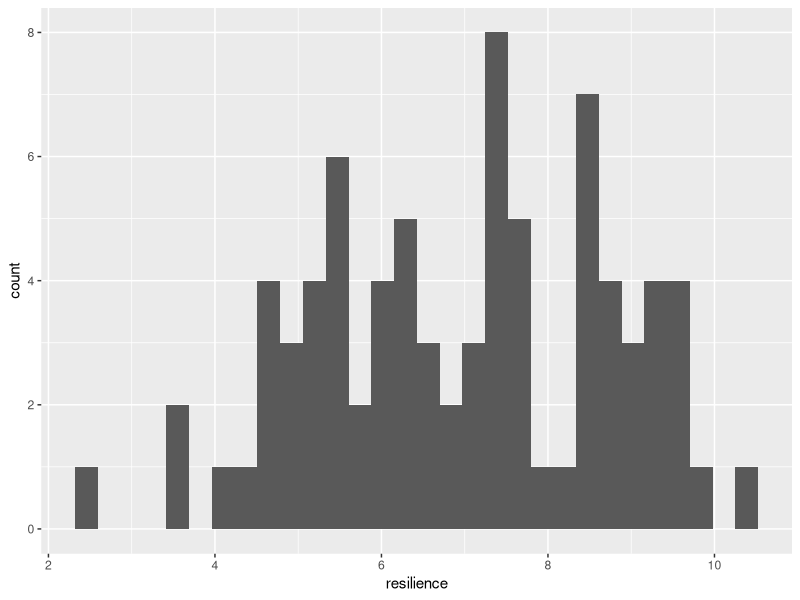
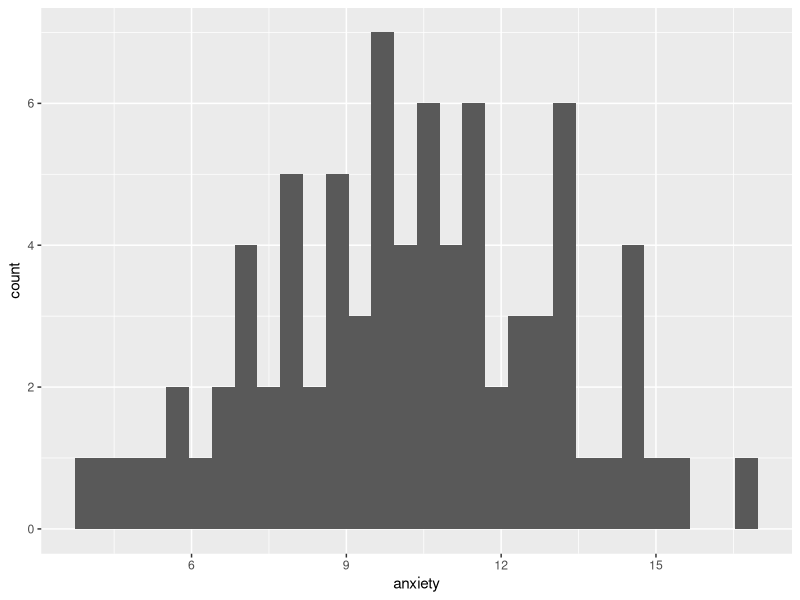
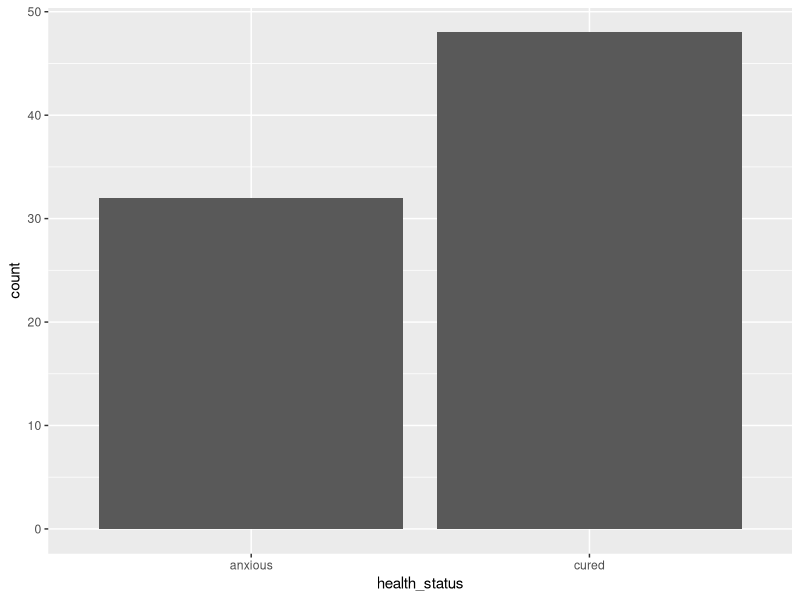
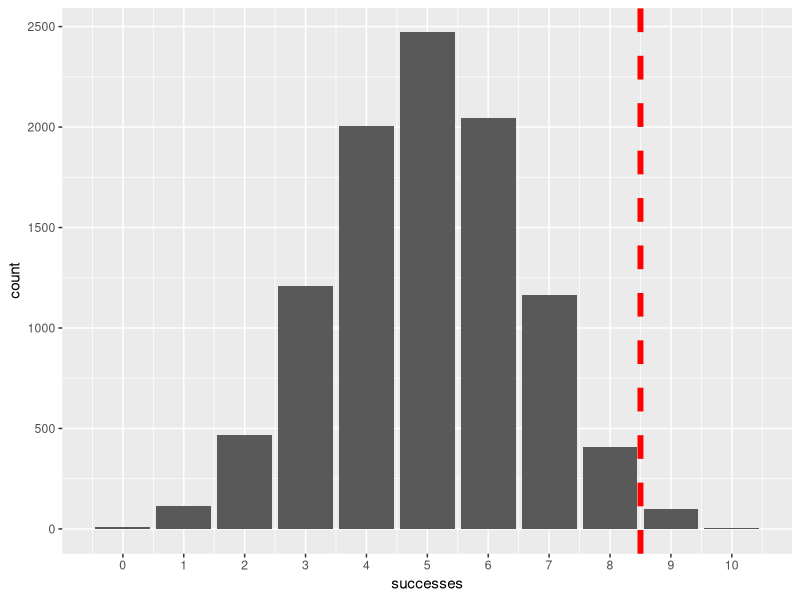
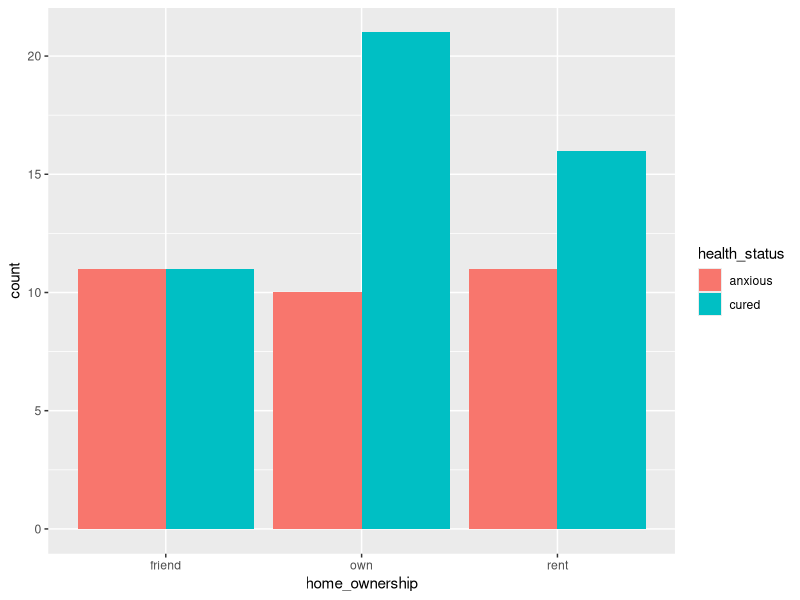
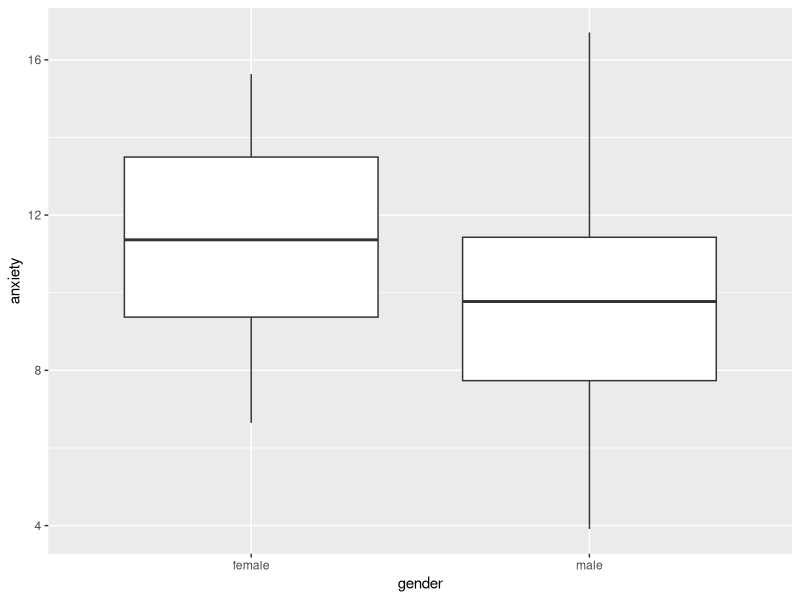
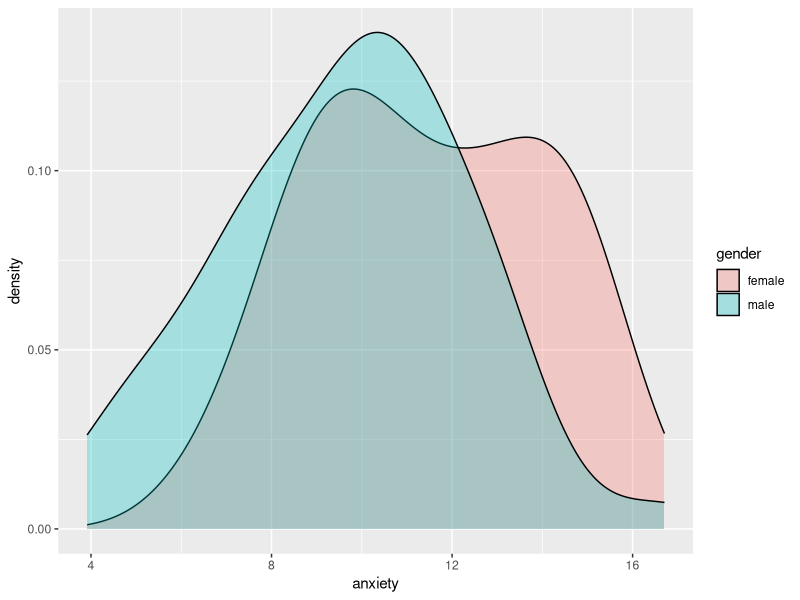
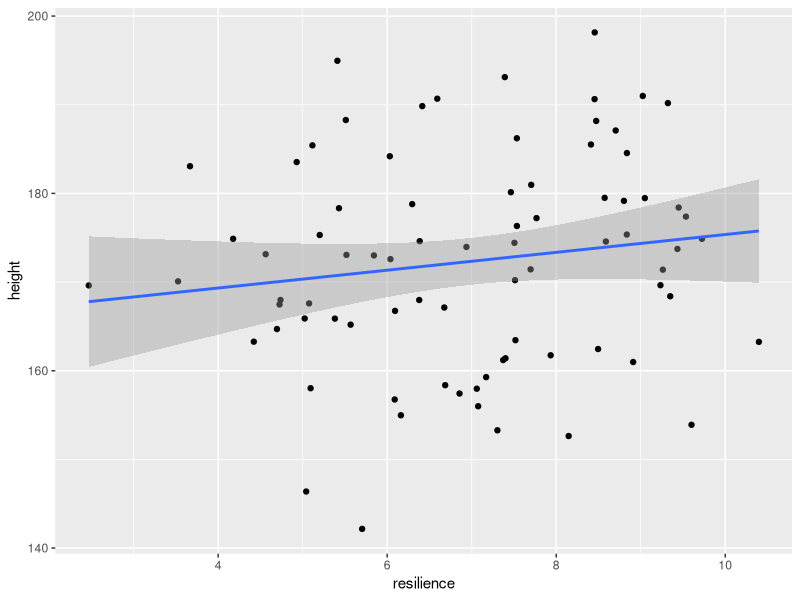

Here is the R script that generated these plots, in order:
# ---	
# title: "Seminar_5"	
# author: "Zoltan Kekecs"	
# date: "9 oktober 2019"	
# output: html_document	
# ---	


	


# # Ket valtozo kapcsolatanak vizsgalata, statisztikai inferencia	

# ## Az ora celja	

# Az ora celja hogy megismerkedjunk a statisztikai inferencia alapjaival ket valtozo kapcsolatanak elemzesen keresztul.	

# ## Package-ek betoltese	


if (!require("tidyverse")) install.packages("tidyverse")	
library(tidyverse) # for dplyr and ggplot2	


# ## Adatgeneralas az orahoz	

# Az alabbi kod adatokat general a szamunkra. Az adatgeneralashoz hasznlalt kod megertese ezen a szinten meg nem szukseges. 	


n_per_group = 40	
	
base_height_mean = 164	
base_height_sd = 10	
base_anxiety_mean = 18	
base_anxiety_sd = 2	
resilience_mean = 7	
resilience_sd = 2	
	
treatment_effect = - 3	
resilience_effect = - 0.8	
	
gender_bias = 0.7	
gender_effect = - 1	
gender_effect_on_height = 12	
	
	
treatment <- rep(c(1, 0), each = n_per_group)	
set.seed(1)	
	
gender_num <- rbinom(n = n_per_group * 2, size = 1, prob = 0.7)	
gender <- NA	
gender[gender_num == 0] = "female"	
gender[gender_num == 1] = "male"	
	
set.seed(2)	
home_ownership <- sample(c("own", "rent", "friend"), n_per_group * 2, replace = T)	
	
set.seed(3)	
resilience <- rnorm(mean = resilience_mean, sd = resilience_sd, n = n_per_group*2)	
	
set.seed(6)	
anxiety_base <- rnorm(mean = base_anxiety_mean, sd = base_anxiety_sd, n = n_per_group*2)	
anxiety <- anxiety_base + treatment * treatment_effect + resilience * resilience_effect + gender_num * gender_effect	
participant_ID <- paste0("ID_", 1:(n_per_group*2))	
	
set.seed(5)	
height_base <- rnorm(mean = base_height_mean, sd = base_height_sd, n = n_per_group*2)	
height <- height_base + gender_num * gender_effect_on_height	
	
	
group <- rep(NA, n_per_group*2)	
group[treatment == 0] = "control"	
group[treatment == 1] = "treatment"	
	
health_status <- rep(NA, n_per_group*2)	
health_status[anxiety < 11] = "cured"	
health_status[anxiety >= 11] = "anxious"	
	
data <- data.frame(participant_ID)	
data = cbind(data, gender, group, resilience, anxiety, health_status, home_ownership, height)	
data = as_tibble(data)	
	
data = data %>% 	
  mutate(gender = factor(gender))	
	
data = data %>% 	
  mutate(group = factor(group))	
	
data = data %>% 	
  mutate(health_status = factor(health_status))	
	
data = data %>% 	
  mutate(home_ownership = factor(home_ownership))	
	
data	
	
cor(height_base, resilience)	
	



# ## Adatellenorzes	

# Mint mindig, elemzes elott ellenorizzuk, hogy az adattal minden rendben van-e!	

# Lathatjuk, hogy 5 valtozo van az adattablaban. 	

# - participant_ID - reszvevo azonositoja	
# - group - csoporttagsag, ez egy faktor valtozo aminek ket szintje van: "treatment" (kezelt csoport), es "control" (kontrol csoport). A "treatment" csoport kapott kezelest, mig a "control" csoport nem kapott kezelest.	
# - resilience - reziliancia: a nehezsegekkel valo megkuzdes kepessege, ez egy szemlyes kepesseg, olyasmi mint a szemelyisegvonasok	
# - anxiety - szorongas szint	
# - health_status - a klinikai kriteriumok alapjan szorongonak vagy gyogyultnak tekintheto a szemely 	

# Mondjuk hogy az adatok egy randomizalt kontrollalt klinikai kutatas eredmenyeibol szarmaznak, ahol a pszichoterapia hatekonysagat teszteltek. Olyan szemelyeket vontak be a kutatasba, akik egy hurrikan aldozatai voltak, es szorongassal kuszkodtek. A szemelyeknel felmertek a reziliancia szintjet, majd veletlenszeruen osztottak a szemelyeket egy kezelesi vagy egy kontrol csoportba. Ezt kovetoen a kezelesi csoport pszichoterapiat kapott 6 heten keresztul heti egyszer, mig a kontrol csoport nem kapott kezelest. A vizsgalat vegen megmertek a szemelyek szorongasszintjet, es a klinikai kriteriumok alapjan meghataroztak, hogy a szemely gyogyulnak, vagy szorongonak szamit-e.	




data	
	
data %>% 	
  summary()	
	
data %>% 	
  ggplot() +	
    aes(x = resilience) +	
    geom_histogram()	
	
data %>% 	
  ggplot() +	
    aes(x = anxiety) +	
    geom_histogram()	
	
data %>% 	
  ggplot() +	
    aes(x = health_status) +	
    geom_bar()	
	
set.seed(Sys.time())	


# ## Hipotezisek	

# Vizsgaljuk meg kutatasban szereplo valtozok osszefuggeset a hipotezisek menten.	

# Erre eloszor feltaro elemzest hasznalunk.	

# A kutatas hipotezise a kovetkezok voltak:	

# 1. Tobb a ferfi mint a no ebben a klinikai mintaban (**gender** vs. 50%).	
# 2. A pszichoterapiat kapo csoportban a terapia utan kevesebb lesz a klinikai kriteriumok alapjan szorongonak szamito szemely (**health_status** vs. **group**)	
# 3. A terapias csoportban alacsonyabb lesz a szorongas atlaga a kutatas vegere mint a kontrol csoportban (**anxiety** vs. **group**)	
# 4. A reziliancia es a kutatas vegen mert szorongasszint negativ osszefuggest fog mutatni (vagyis aki reziliensebb, annal alacsonyabb szorongasszintet fognak merni a kutatas vegen)  (**anxiety** vs. **resilience**)	


# ## Hipotezisteszteles	

# A statisztikai inferencia, es hipotezis teszteles soran az a celunk, hogy megallapitsuk, letezik-e egy bizonyos hatas vagy kapcsolat. De ezt a **null-hipotezis szignifikancia teszteles (NHST)** soran egy forditott logikaval tesszuk: azt allapitjuk meg, hogy mekkora a valoszinusege hogy az altalunk megfigyelt eredmenyt (vagy annal meg extremebb eredmenyt) kapjunk, amennyiben a null-hipotezis igaz.	

# Egy egyszeru pelda: az a sejtesem, hogy egy penzerme cinkelt, megpedig ugy hogy nagy valoszinuseggel fej legyen az eredmeny amikor feldobjuk. Ebben az esetben a null-hipotezisem az, hogy az erme nem cinkelt, vagyis ugyan akkora a valoszinusege fejet es irast kapni eredmenykent, ha feldobjuk.	

# - H1: cinkelt erme	
# - H0: nem cinkelt erme	

# Tegyuk fel hogy 10-szer feldobjuk az ermet, es 9-szer fejet dobunk. Mekkora a valoszinusege, hogy az erme cinkelt? Ezt nem tudjuk megmondani. Tobbek kozott azert sem mert nem tudjuk, mennyire lehet cinkelve. Viszont azt meg tudjuk mondani, hogy mekkora a valoszinusege, hogy ezt az eredmenyt kapnank, ha az erme **NINCS** cinkelve.	

# Annak a valoszinusege, hogy legalabb 9-szer (vagy tobbszor) fejet dobok 10 dobasbol egy nem cinkelt ermevel, p = 0.0107 (nagyjabol 1%). 	


	
probability_of_heads_if_H0_is_true <- 0.5	
	
heads <- 9	
total_flips <- 10	
probability_of_result = 1-pbinom(heads-1, total_flips, probability_of_heads_if_H0_is_true)	
	
probability_of_result	



# Ez a valoszinuseg maskepp leforditva azt jelenti, hogy ha ugyan ezt a kiserletet 100 szor megismetelnenk (mindegyikben 10 dobassal), akkor a 100 kiserletbol csak atlagosan 1-szer varnanak, hogy 9 vagy tobb fejet kapjunk. 	

# Ezt le is ellenorizhetjuk, ha randomizalunk mondjuk 10.000 hasonlo kiserletet az rbinom() funkcioval. Az abran lathato hogy csak a kiserletek igen kis szazalekaban kaptunk 9 vagy tobb "sikert". 	


successes = rbinom(n = 10000, size = 10, prob = 0.5)	
random_flips = data.frame(successes)	
	
library(ggplot2)	
	
ggplot(data = random_flips) +	
  aes(x = successes) +	
  geom_bar()+	
  scale_x_continuous(breaks = 0:10)+	
  geom_vline(xintercept = 8.5, col = "red", linetype = "dashed", size = 2)	
	
	


# Vagyis ez egy eleg meglepo (bar nem lehetetlen) eredmeny, ha az erme nem lenne cinkelve. Amikor NHST-t csinalunk, ez alapjan hozzuk meg a dontesunket arrol, hogy **elvetjuk-e** a null-hipotezist, vagy, kello bizonyitek hijan **megtartjuk** azt.	

# A pszichologiaban altalaban **p < 0.5** hatarerteket hasznalunk a donteshozasban, vagyis ha egy olyan meglepo eredmenyt figyelunk meg, aminek a valoszinusege kisebb mint 5% ha a null-hipotezis igaz, akkor elvetjuk a null-hipotezist. Vagyis a fenti eredmeny eseten elvethetnek a hull-hipotezist, mert a megfigyelt eredmeny vagy annal extremebb eredmeny valosinusege 1% (p = 0.01), ami kisebb mint 5% (p < 0.05).	


# ## Statisztikai tesztek	

# A megfigyeles valoszinuseget a null-hipotezis helyesseget feltetelezve altalaban egy statisztikai teszt mondja meg nekunk. Ezen az oran negy statisztikai tesztet fogunk megismerni.	

# - binomialis teszt	
# - khi-negyzet teszt	
# - korrelacios teszt	
# - t-teszt	

# ### binomialis teszt	

# A fenti hipotezist pl. tesztelhetjuk a **binomialis teszttel**, aminek R-ben binom.test() a funkcioja. Az x helyere a megfigyelt "celmegfigyelesek" vagy "sikerek" szamat (a mi esetunkben a fejek szamat), az n helyere az osszes megfigyeles szamat, a p helyere pedig a null-hipotezes helyesseget feltetelezve a "celmegfigyelesek" eleresenek valoszinuseget kell beirni. Ezt valoszinusegkent kell megadni, ami 0 es 1 kozotti szam (0 = 0% esely, 1 = 100% esely)	


	
binom.test(x = heads, n = total_flips, p = probability_of_heads_if_H0_is_true, alternative = "greater")	
	


# Ennek a tesztnek az eredmenye a kovetkezot mutat:	

# - p-value: p-ertek, annak a valoszinusege, hogy az altalunk megfigyelt, vagy extremebb eredmenyt kapunk, feltetelezve hogy a null-hipotezis helyes. Altalaban ha ez az ertek 0.05 alatti, akkor elvetjuk a null-hipotezist.	
# - alternative hypothesis: Itt irja le, hogy mi volt a H1, ami a mi esetunkben az volt, hogy a fej valoszinusege nagyobb mint 0.5 (50%). Ez egyben azt is jelenti, hogy a null-hipotezisunk az volt, hogy a fej valoszinusege 0.5 VAGY KISEBB.	
# - 95 percent confidence interval (vagy roviden 95% CI): a 95%-os konfidencia intervallum. Ez azt jelenti, hogy ha a kiserletet sokszor megismeteljuk es ugyan igy kiszamoljuk a konfidencia intervallumot minden kiserletnel, az igy kapott konfidencia intervallumok 95%-a tartalmazni fogja a valos hatasmeretet (ami a mi esetunkben a "siker" valoszinusege). Fontos, hogy nem tudjuk, hogy a mi kiserletunkban a konfidencia intervallum tartalmazza-e a valos hatasmeretet.	
# - sample estimates: A "siker" ("celmegfigyeles", a mi esetunkben a fej) valoszinusegenek becsult merteke a populacioban a megfigyelt valoszinuseg alapjan. Ez egy pontbecsles, ami mindig megegyezik a megfigyelt valoszinuseggel.	


# Arrol hogy az eredmenyt hogy irhatjuk le, lasd az orai anyag pdf valtozatat

# *________________________________*	

# *Gyakorlas*	

# Teszteld a hipotezist, hogy "Tobb a ferfi mint a no ebben a klinikai mintaban" (**gender** valtozo)	

# - Ezt ugyan ugy teheted meg, mint a fenti peldaban, hiszen a null-hipotezis az, hogy a ferfiak ("male") elvart valoszinusege 50% vagy kevesebb (p = 0.5). Szoval a ferfiak ekvivalensek a "fejekkel" a penzfeldobasos peldaban.	
# - Meg kell hataroznod a ferfiak szamat a mintaban, es a teljes mintaelemszamot, hogy ki todd tolteni a binom.test() fuggveny parametereit.	
# - Ez utan vegezd el a tesztet	
# - Es ird le a fentiek szerint az eredmenyeket.	


# *________________________________*	


# ## Ket kategorikus valtozo kapcsolata: Khi-negyzet proba (Chi-squared test)	

# A Khi-negyzet proba ket kategorikus valtozo kapcsolatat hivatott megvizsgalni.	

# Peldaul megvizsgalhatjuk, hogy van-e kapcsolat abban, hogy a szemelyek lakhatasi helyzete (**home_ownership**) es a kozott, hogy a kutatas vegen az egyes szemelyek meggyogyultak-e (**health_status**).	

# Eloszor feltaro elemzest vegzunk:	

# - tablazatot rajzolunk a ket valtozo kapcsolatarol	
# - abrat keszitunk (pl. geom_bar)	


	
table(data$home_ownership, data$health_status)	
	
data %>% 	
  ggplot() +	
    aes(x = home_ownership, fill = health_status) +	
    geom_bar(position = "dodge")	
	


# Ez utan elvegezzuk a Khi-negyzet probat. Ehhez eloszor keszitenunk kell egy tablazatot a ket valtozo kapcsolatarol, amit egy uj objektumban elmentunk.	

# A Khi-negyzet proba azt a null-hipotezist teszteli, hogy a csoportokban ugyan olyan a masik kategorikus valtozo eloszlasa (vagyis a mi esetunkben a null hipotezis hogy ugyan olyan aranyban gyogyulnak meg akik baratnal laknak, akiknak sajat lakasuk van, es akik berlik a lakast).	


	
ownership_health_status_table = table(data$home_ownership, data$health_status)	
ownership_health_status_table	
	
chisq.test(ownership_health_status_table)	
	


# Arrol hogy az eredmenyt hogy irhatjuk le, lasd az orai anyag pdf valtozatat




# *________________________________*	

# *Gyakorlas*	

# Teszteld a 2. hipotezist, hogy "A pszichoterapiat kapo csoportban a terapia utan kevesebb lesz a klinikai kriteriumok alapjan szorongonak szamito szemely" (**health_status** vs. **group**)	

# - Ezt ugyan ugy teheted meg, mint a fenti peldaban, hiszen a null-hipotezis az, hogy nincs kulonbseg a csoporttagsag szerint (treatment vs. control) abban hogy milyen aranyban gyogyultak meg a kutatas vegere.	
# - Eloszor vegezzunk egy feltaro elemzest egy tablazattal a ket valtozo kapcsolatarol a table() funkcioval es egy abraval (mondjuk geom_bar() hasznalataval) 	
# - A tablazatot mentsd el egy uj objektumba	
# - Ez utan vegezd el a tesztet, chisq.test()	
# - Es ird le a fentiek szerint az eredmenyeket.	


# *________________________________*	


# ## Egy numerikus valtozo atlaganak kolunbsege csoportok kozott: anova es t-teszt	

# Tesztelhetjuk peldaul, hogy van-e kulonbseg a nemek kozott (**gender**) a kutatas vegen mert szorongas szintjeben (**anxiety**).	

# Eloszor szokas szerint feltaro elemzest vegzunk atlagok csoportonkenti osszehasonlitasaval es abraval. Erre pl. remek a geom_boxplot() es a geom_density()	


	
summary = data %>% 	
  group_by(gender) %>% 	
    summarize(mean = mean(anxiety), sd = sd(anxiety))	
summary	
	
data %>% 	
  ggplot() +	
    aes(x = gender, y = anxiety) +	
    geom_boxplot()	
	
data %>% 	
  ggplot() +	
    aes(x = anxiety, fill = gender) +	
    geom_density(alpha = 0.3)	
	
	


# Lathatjuk a feltaro elemzes alapjan, hogy a nok szorongasszintje nagyobb valamivel mint a ferfiake atlagosan. Most nezzuk meg, ez a kulonbseg statisztikailag szignifikans-e.	

# Arra, hogy meghatarozzuk van-e kulonbseg ket csoport kozott valamilyen numerikus valtozo atlagaban, hasznalhatjuk a t-tesztet, t.test().	


	
t_test_results = t.test(anxiety ~ gender, data = data)	
t_test_results	
	
mean_dif = summary %>% 	
    summarize(mean_dif = mean[1] - mean[2])	
mean_dif	
	


# Arrol hogy az eredmenyt hogy irhatjuk le, lasd az orai anyag pdf valtozatat

# Ha egy kategorikus valtozon belul tobb csoportunk is van, hasznalhatjuk az egyszempontos ANOVA-t (one-way ANOVA) az aov() funkcioval a t.test() helyett. A formula amit be kell irni ugyan ugy nez ki, mint a t-teszt eseten.	

# Mondjuk alabb azt teszteljuk hogy van-e kulonbseg a lakhatasi helyzet csoportjai kozott a szorongasszintben. Itt valojaban azt teszteljuk, hogy paronkent akarmelyik csoport kozott van-e szignifikans kulonsbeg.	


	
ANOVA_result = aov(anxiety ~ home_ownership, data = data)	
summary(ANOVA_result)	
	


# Arrol hogy az eredmenyt hogy irhatjuk le, lasd az orai anyag pdf valtozatat

# Alabb lathato, hogyan produkalnank a megfelelo tablazatot a szorongas atlagaval home_ownership csoportok szerint.	


	
summary_home_ownership_vs_anxiety = data %>% 	
  group_by(home_ownership) %>% 	
    summarize(mean = mean(anxiety), sd = sd(anxiety))	
summary_home_ownership_vs_anxiety	


# ### Egyoldalu vs. ketoldalu tesztek	

# Fontos, hogy ha van elozetes elkepzelesunk a hipotezisalkotaskor arrol, hogy milyen iranyu lesz a hatas, akkor egy-oldalu (one-sided) tesztet kell hasznalnunk az alapertelmezett ket-oldalu teszt helyett.	

# Peldaul tegyuk fel hogy amikor a hipotezisunket meghataroztuk (idealis esetben ez meg az adatgyujtes elott megtortenik), ugy gondoltuk, hogy a noknek magasabb lesz a szorongasszintjuk, mint a ferfiaknak. Ezt az alternative = "greater" parameterrel hatarozhatjuk meg.	

# Ha osszehasonlitjuk ezt az eredmenyt a korabbi t-teszt eredmenyevel, eszrevehetjuk hogy minden szam valtozatlan maradt, kiveve a p-erteket, ami pontosan felere csokkent, es a 95%-os konfidencia intervallumot, aminek a felso hatara most egy vegtelen nagy szam (inf).	

# A p-ertek azert felezodott meg, mert azzal, hogy meghataroztuk, melyik iranyban fog a ket csoport kulonbozni egymastol fele akkora lett az eselye hogy a most megfigyelt, vagy annal nagyobb kulonbseget kapunk a null-hipotezis helyesseget feltetelezve. Vagyis amikor tudjuk, milyen iranyu hatast varunk el, mindig erdemes egy-oldalu tesztet alkalmazni, mert ezzel no a statisztikai eronk.	

# Az egyoldalu tesztek eseten amikor az a hipotezisunk, hogy a referencia-csoport atlaga magasabb lesz, (alternative = "greater"), akkor a konfidencia intervallumnak csak az also hatarat szamoljuk ki. Ezert irja a teszt eredmenye hogy a 95% CI 1.11, Inf, vagyis felfele a vegtelesegig tart a konfidencia intervallum.	


	
t_test_results_one_sided = t.test(anxiety ~ gender, data = data, alternative = "greater")	
t_test_results_one_sided	
	


# Arrol hogy az eredmenyt hogy irhatjuk le, lasd az orai anyag pdf valtozatat


# Nezzuk meg, mi tortenne, ha azt tippeltuk volna a hipotezisalkotaskor, hogy a noknek alacosnyabb lesz a szorongasszintjuk. Ezt ugy hatarozhatjuk meg, hogy a t.test() funkcioban alternative = "less" parametert allitunk be.	

# A p-ertek itt majdnem eleri az 1-et, vagyis nagyon nagy a valoszinusege, hogy a null-hipotezis helyesseget feltetelezve ilyen, vagy ennel extremebb kulonbseget figyelunk meg. Nem is csoda, hiszen a null hipotezisunk itt az hogy a nok szorongasanak atlaga nem fog kulonbozni, vagy nagyobb lesz mint a ferfiake, es azt tapasztaltuk, hogy valoban nagyobb volt, vagyis a megfigyeles egyaltalan nem segit abban, hogy elutasitsuk a null-hipotezist. 	



	
t_test_results_one_sided = t.test(anxiety ~ gender, data = data, alternative = "less")	
t_test_results_one_sided	
	


# Azt is erdemes megjegyezni, hogy a "greater" es a "less" minding a kategorikus valtozo referencia-szintjere vonatkozik. Ha ezt nem allitottuk be maskepp, pl. a factor (levels = ) funkcioval, akkor a referencia-szint az ABC sorrendben elorebb levo szint lesz. A fenti esetben a ket szint a "female" es a "male", amik kozul a "female" jon elobb ABC sorrendben. Ha azt tippeltuk volna, hogy az lenne a hipotezisunk, hogy a ferfiak ("male") szorongasszintje lesz magasabb, akkor alternative = "less"-t kellene beallitanunk, mert ezzel egyben azt tippeljuk, hogy a referenciaszint ("felame") atalaga lesz az alacsonyabb. Vagy at kellene allitani a referenciaszintet. 	



# *________________________________*	

# *Gyakorlas*	

# Teszteld a 3. hipotezist, hogy "A terapias csoportban alacsonyabb lesz a szorongas atlaga a kutatas vegere mint a kontrol csoportban" (**anxiety** vs. **group**)	

# - Eloszor vegezzunk egy feltaro elemzest egy tablazattal a ket valtozo kapcsolatarol a summarize(mean(), sd()) funkciokkal, es keszitsunk abrat, mondjuk geom_boxplot() segitsegevel.	
# - egy- vagy ketoldalu tesztet kell alkalmaznunk? (gondolj arra, hogy a hipotezisunkben megjosoljuk-e a hatas vagy kulonbseg iranyat vagy sem)	
# - Mi a null-hipotezis ebben az esetben?	
# - Melyik tesztet erdemes hasznalni, az egyvaltozos ANOVA-t, vagy a t-tesztet? (gondolj arra, hogy hany csoport (szint) van a kategorikus valtozon belul)	
# - Ez utan vegezd el a tesztet	
# - Es ird le a fentiek szerint az eredmenyeket.	


# *________________________________*	

# ## Ket numerikus valtozo kozotti kapcsolat, korrelacio, cor.test()	

# Vizsgaljuk meg, van-e egyuttjaras a reziliencia (**resilience**) es a magassag (**height**) kozott.	

# Eloszor vegezzunk feltaro elemzest a korrelacios egyutthato kiszamitasaval, es egy pontdiagrammal. Hasznaljunk geom_point() es geom_smooth() geomokat egyszerre, es hasznaljuk az "lm" modszert a trendvonal megrajzolasara.	


	
data %>% 	
  select(resilience, height) %>% 	
    cor()	
	
data %>% 	
  ggplot() +	
    aes(x = resilience, y = height) +	
      geom_point() +	
      geom_smooth(method = "lm")	
	


# A ket valtozo fuggetlennek tunik egymastol a feltaro elemzes alapjan, de elkepzelheto, hogy a hatas, barmilyen kicsit is, megis statisztikailag szignifikans, szoval vegezzuk el a statisztikai tesztet is.	

# Ezt a pearson korrelacios teszt segitsegevel tehetjuk meg, cor.test() a kovetkezo keppen:	


	
correlation_result = cor.test(resilience, height, data = data)	
correlation_result	
	


# Arrol hogy az eredmenyt hogy irhatjuk le, lasd az orai anyag pdf valtozatat

# Hasonloan a t-teszthez, a korrelacios teszt eseteben is erdemes egyoldalu tesztet hasznalni amikor a hipotezisunk megmondja a kapcsolat iranyat is, nem csak azt, hogy van kapcsolat a ket valtozo kozott.	

# Peldaul feltetelezzuk, hogy a ket valtozo kozotti kapcsolat pozitiv lesz. Vagyis egy ember minel magasabb, annal magasabb a rezilienciaja. Ezt ugy adhatjuk meg a statisztikai teszt specifikaciojakor, hogy a formulahoz hozzatesszuk az alternative = "greater" parametert. Ha az eredmenyt osszehasonlitjuk az elozo korrelacios teszt eredmenyevel, lathatjuk, hogy a p-ertek is megvalozott. A konfidencia intervallumnak itt is csak az also hatara erdekes, a felso hatara a leeheto legmagasabb erteket veszi fel ilyenkor, ami a korrelacional 1.	


	
correlation_result_greater = cor.test(resilience, height, data = data, alternative = "greater")	
correlation_result_greater	
	




# *________________________________*	

# *Gyakorlas*	

# Teszteld a 4. hipotezist, hogy "A reziliancia es a kutatas vegen mert szorongasszint negativ osszefuggest fog mutatni (vagyis aki reziliensebb, annal alacsonyabb szorongasszintet fognak merni a kutatas vegen)" (**anxiety** vs. **resilience**)	

# - Eloszor vegezzunk egy feltaro elemzest a korrelacios egyutthato meghatarozasaval es egy pontdiagrammal a ket valtozo kapcsolatarol.	
# - egy- vagy ketoldalu tesztet kell alkalmaznunk? (gondolj arra, hogy a hipotezisunkben megjosoljuk-e a hatas vagy kulonbseg iranyat vagy sem)	
# - Mi a null-hipotezis ebben az esetben?	
# - Ez utan vegezd el a tesztet	
# - Es ird le a fentiek szerint az eredmenyeket.	


# *________________________________*	


# ### A statisztikai tesztek eredmenyenek kozleserol altalaban	

# A statisztikai tesztek eredmenyenek kozlese soran a kovetkezo informaciokat szoktuk megadni altalanossagban. Ez tesztrol tesztre valtozhat, de az alabbiak kozul minel tobb informaciot megadnunk, annal jobb.	

# - az eredmeny szoveges leirasa	
# - teszt-statisztika	
# - szabadsagfok (ez egyszeru teszteknel altalaban az elemszammal is megadhato)	
# - p-ertek	
# - hatas merteke (parameterbecsles)	
# - hatasmertek 95%-os konfidencia intervalluma	

